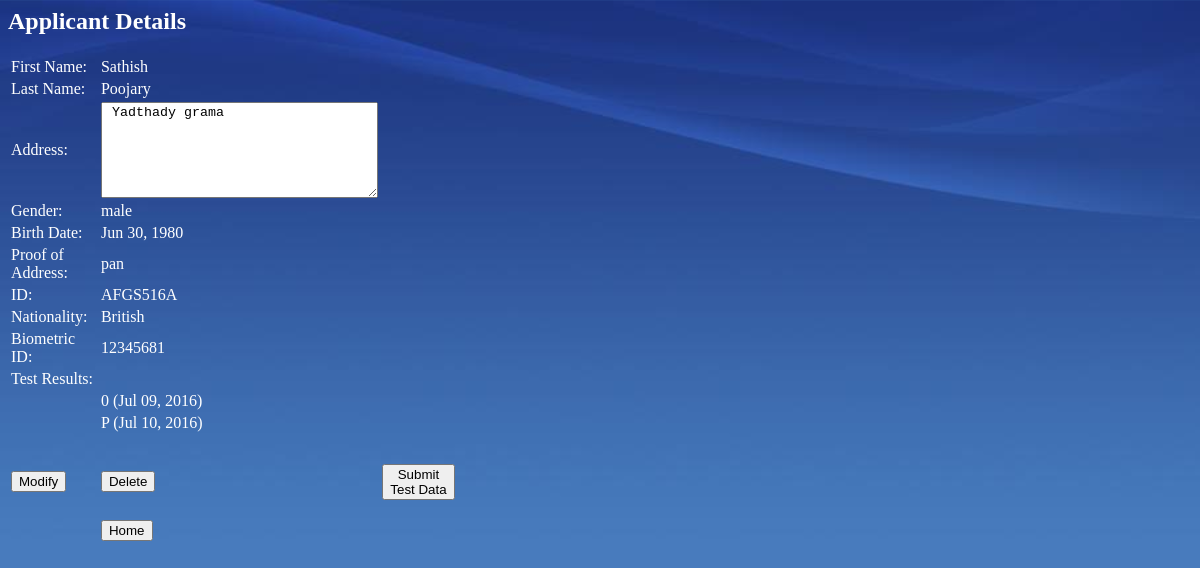
Before: /testreg/3/detail with the older database file.
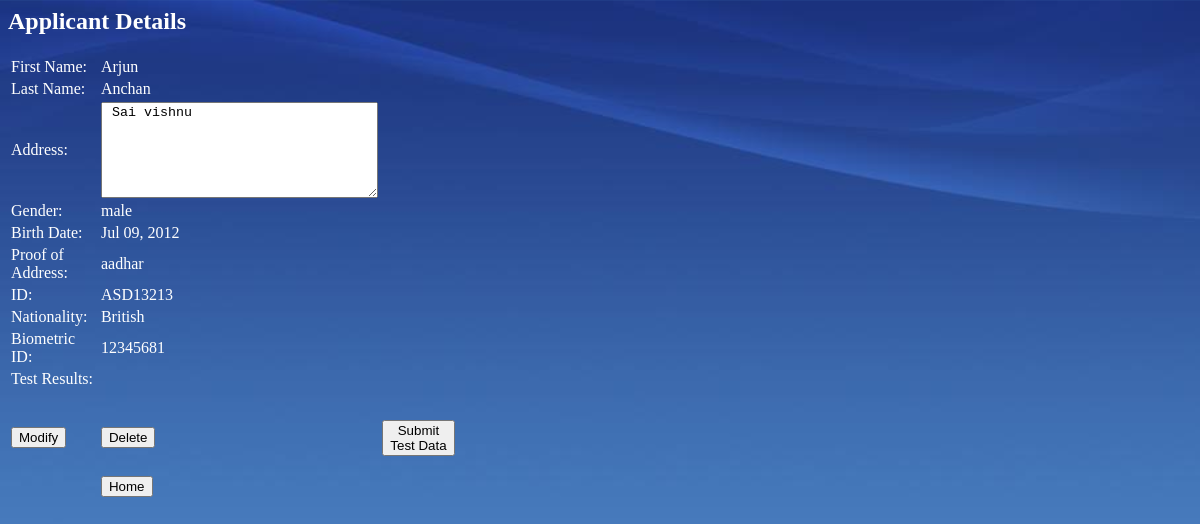
After: the same page with the newer database file.
### testreg/models.py (models this page shows, shortened)
@python_2_unicode_compatible  # only if you need to support Python 2
class Applicant(models.Model):
    FirstName = models.CharField(max_length = 100)
    LastName = models.CharField(max_length = 100)
    Address = models.CharField(max_length = 300)
    SEX_TYPES = (
        ('M', 'Male'),
        ('F', 'Female'),
        ('O', 'Other')
    )
    Sex = models.CharField(max_length = 1, choices=SEX_TYPES, default='M')
    DateOfBirth = models.DateField('birth date')
    Nationality = models.CharField(max_length = 100)
    ID_TYPES = (
        ('A', 'Aadhaar'),
        ('P', 'PAN'),
        ('O', 'Other')
    )
    IDType = models.CharField(max_length = 1, choices=ID_TYPES)
    UniqueID = models.CharField(max_length = 50)
    BiometricID = models.IntegerField(default = 0)

class Test(models.Model):
    applicant = models.ForeignKey(Applicant, on_delete=models.CASCADE)
    TestDate = models.DateTimeField('Test date')
    RESULT_TYPES = (
        ('P', 'PASS'),
        ('F', 'FAIL'),
        ('C', 'CANCELLED')
    )
    TestResult = models.CharField(max_length = 1, choices=RESULT_TYPES)
    TestData = models.FileField(upload_to=user_directory_path)

### testreg/views.py (the view)
# urls.py: url(r'^(?P<id>[0-9]+)/detail$', views.detail, name='detail'),
def detail(request, id):
	applicant = get_object_or_404(Applicant, id=id)
	context = {'applicant': applicant}
	return render(request, 'testreg/applicant_details.html', context)

### testreg/templates/testreg/applicant_details.html (shortened to what this page needs)
{% load staticfiles %}
<link rel="stylesheet" type="text/css" href="{% static 'testreg/style.css' %}" >
    <table width="450px">
    {% if applicant %}
        <h2>
            <form align="center">
                <font  face="Calibri" color="white">Applicant Details </font>
            </form>
        </h2>
        <tr>
        <td>
            <font  face="Calibri" color="white" for="first_name">First Name:</font>
        </td>
        <td>
            <font  face="Calibri" color="white" name="first_name"> {{ applicant.FirstName }}</font>
        </td>
        </tr>
        <tr>
        <td>
            <font  face="Calibri" color="white" for="last_name">Last Name:</font>
        </td>
        <td>
            <font  face="Calibri" color="white" name="last_name"> {{ applicant.LastName }}</font>
        </td>
        </tr>
        <tr>
        <td>
            <font  face="Calibri" color="white" for="address">Address:</font>
        </td>
        <td>
            <textarea readonly rows="6" cols="32" id="address" name="address"> {{ applicant.Address }} </textarea>
        </td>
        </tr>
        <tr>
        <td>
            <font  face="Calibri" color="white" for="sex">Gender:</font>
        </td>
        <td>
            <font  face="Calibri" color="white" name="sex"> {{ applicant.Sex }}</font>
        </td>
        </tr>
        <tr>
        <td>
            <font  face="Calibri" color="white" for="bdate">Birth Date:</font>
        </td>
        <td>
            <font  face="Calibri" color="white" name="bdate"> {{ applicant.DateOfBirth|date:"M d, Y"  }}</font>
        </td>
        </tr>
        <tr>
        <td>
            <font  face="Calibri" color="white" for="idtype">Proof of Address:</font>
        </td>
        <td>
            <font  face="Calibri" color="white" name="idtype"> {{ applicant.IDType  }}</font>
        </td>
        </tr>
        <tr>
        <td>
            <font  face="Calibri" color="white" for="id">ID:</font>
        </td>
        <td>
            <font  face="Calibri" color="white" name="id"> {{ applicant.UniqueID  }}</font>
        </td>
        </tr>
        <tr>
        <td>
            <font  face="Calibri" color="white" for="nation">Nationality:</font>
        </td>
        <td>
            <font  face="Calibri" color="white" name="nation"> {{ applicant.Nationality  }}</font>
        </td>
        </tr>
        <tr>
        <td>
            <font  face="Calibri" color="white" for="bid">Biometric ID:</font>
        </td>
        <td>
            <font  face="Calibri" color="white" name="bid"> {{ applicant.BiometricID  }}</font>
        </td>
        </tr>
        <tr>
        <td>
            <font  face="Calibri" color="white" for="bid">Test Results:</font>
        </td>
        {% for test in applicant.test_set.all %}
        <tr>
            <td/>
            <td>
                <font  face="Calibri" color="white" for="bid"> {{ test.TestResult }}    ({{ test.TestDate|date:"M d, Y" }})</font>
            </td>
        </tr>
        {% endfor %}
        <tr>
            <td>
                <form method="get" action="{% url 'testreg:updatereg' applicant.id %}">
                    <button type="submit">Modify</button>
                </form>
            </td>
            <td>
                <form method="get" action="{% url 'testreg:deletereg' applicant.id %}">
                    <button type="submit">Delete</button>
                </form>
            </td>
            <td>
                <form method="get" action="{% url 'testreg:get_testdata' applicant.id %}">
                    <button type="submit">Submit Test Data</button>
                </form>
            </td>
        </tr>
    {% else %}
        <p>No The specified applicant isn't registered.</p>
    {% endif %}
        <tr>
            <td> </td>
            <td>
                <form method="get" action="{% url 'testreg:index' %}">
                    <button type="submit">Home</button>
                </form>
            </td>
        </tr>
    </table>

Changed rows visible on the page:
removed Test: TestResult "0", TestDate "Jul 09, 2016"
removed Test: TestResult "P", TestDate "Jul 10, 2016"
changed Applicant "male": FirstName "Sathish" → "Arjun"; LastName "Poojary" → "Anchan"; address "Yadthady grama" → "Sai vishnu"; DateOfBirth "Jun 30, 1980" → "Jul 09, 2012"; IDType "pan" → "aadhar"; UniqueID "AFGS516A" → "ASD13213"
